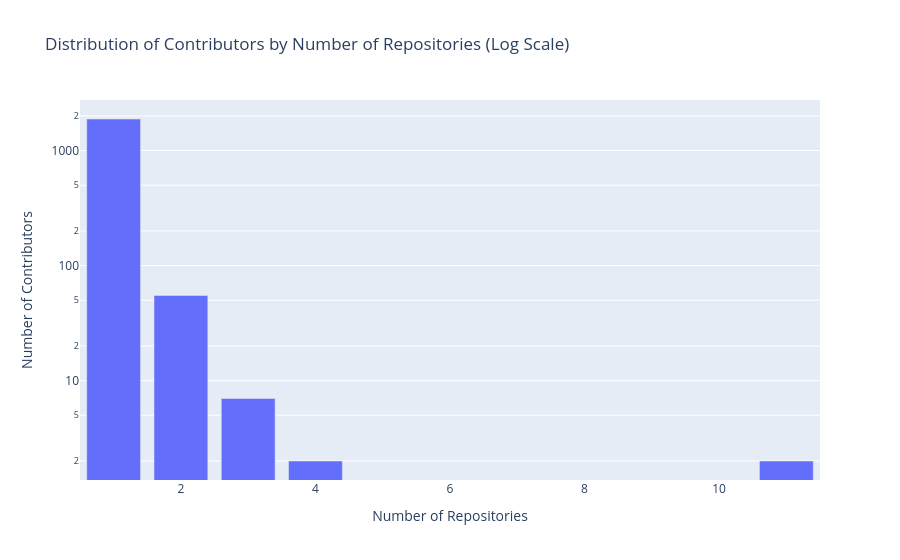
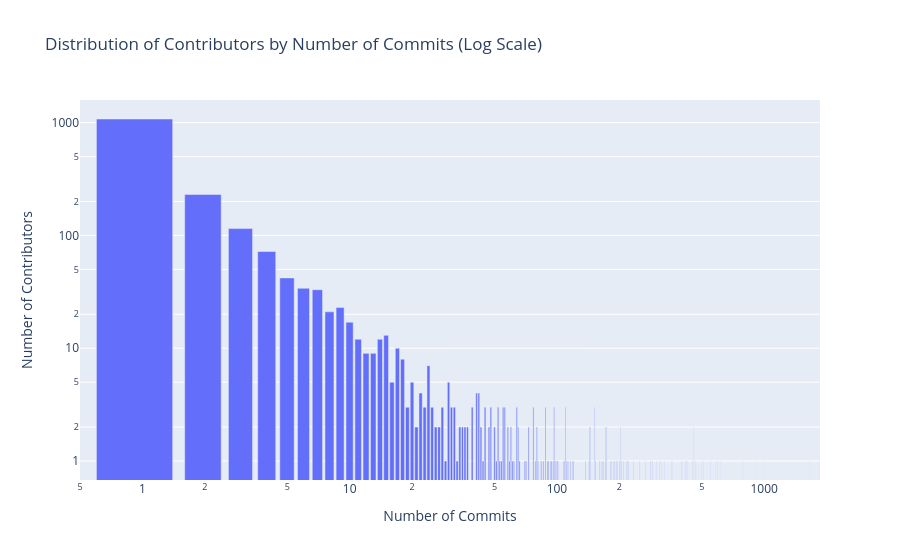

Notebook code for these charts, in order:
### Code cell
import plotly.express as px

# Load the JSON file
commits_file = f"{path_data}/commits.json"
df = pd.read_json(commits_file, lines=True)

# Group by contributor_id to find the number of unique repositories and total commits
contrib_repos = (
    df.groupby("contributor_id")["repository"]
    .nunique()
    .reset_index(name="num_repositories")
)
contrib_commits = (
    df.groupby("contributor_id")["repository"].count().reset_index(name="num_commits")
)

# Merge the two DataFrames to get a summary for each contributor
contrib_summary = pd.merge(contrib_repos, contrib_commits, on="contributor_id")

# Aggregate the data by the number of repositories and number of commits
repos_distribution = contrib_summary["num_repositories"].value_counts().reset_index()
repos_distribution.columns = ["num_repositories", "count"]

commits_distribution = contrib_summary["num_commits"].value_counts().reset_index()
commits_distribution.columns = ["num_commits", "count"]

# Create a bar chart for the number of repositories with log scale
fig_repos = px.bar(
    repos_distribution,
    x="num_repositories",
    y="count",
    title="Distribution of Contributors by Number of Repositories (Log Scale)",
    labels={
        "num_repositories": "Number of Repositories",
        "count": "Number of Contributors",
    },
    log_y=True,
)

# Create a bar chart for the number of commits with log scale
fig_commits = px.bar(
    commits_distribution,
    x="num_commits",
    y="count",
    title="Distribution of Contributors by Number of Commits (Log Scale)",
    labels={"num_commits": "Number of Commits", "count": "Number of Contributors"},
    log_x=True,
    log_y=True,
)

fig_repos.show()
fig_commits.show()

import ineqpy

# Calculate the Gini coefficient for the number of repositories
gini_repos = ineqpy.inequality.gini(repos_distribution["count"].values)
print(
    f"The Gini coefficient for the number of repositories across different contributors is {gini_repos}."
)

# Calculate the Gini coefficient for the number of commits
gini_commits = ineqpy.inequality.gini(commits_distribution["count"].values)
print(
    f"The Gini coefficient for the number of commits across different contributors is {gini_commits}."
)

### Figure 1 — Plotly figure (JSON) as saved in the notebook; plotly's stock layout.template omitted (floating-point values rounded to 4 significant figures)
{"data": [{"alignmentgroup": "True", "hovertemplate": "Number of Repositories=%{x}<br>Number of Contributors=%{y}<extra></extra>", "legendgroup": "", "marker": {"color": "#636efa", "pattern": {"shape": ""}}, "name": "", "offsetgroup": "", "orientation": "v", "showlegend": false, "textposition": "auto", "type": "bar", "x": [1, 2, 3, 4, 11], "xaxis": "x", "y": [1881, 55, 7, 2, 2], "yaxis": "y"}], "layout": {"barmode": "relative", "legend": {"tracegroupgap": 0}, "title": {"text": "Distribution of Contributors by Number of Repositories (Log Scale)"}, "xaxis": {"anchor": "y", "domain": [0, 1], "title": {"text": "Number of Repositories"}}, "yaxis": {"anchor": "x", "domain": [0, 1], "title": {"text": "Number of Contributors"}, "type": "log"}}}

### Figure 2 — Plotly figure (JSON) as saved in the notebook; plotly's stock layout.template omitted (floating-point values rounded to 4 significant figures; data arrays with more than 128 entries replaced by an {"elided": "..."} marker saying what was removed)
{"data": [{"alignmentgroup": "True", "hovertemplate": "Number of Commits=%{x}<br>Number of Contributors=%{y}<extra></extra>", "legendgroup": "", "marker": {"color": "#636efa", "pattern": {"shape": ""}}, "name": "", "offsetgroup": "", "orientation": "v", "showlegend": false, "textposition": "auto", "type": "bar", "x": {"elided": "142 int values"}, "xaxis": "x", "y": {"elided": "142 int values"}, "yaxis": "y"}], "layout": {"barmode": "relative", "legend": {"tracegroupgap": 0}, "title": {"text": "Distribution of Contributors by Number of Commits (Log Scale)"}, "xaxis": {"anchor": "y", "domain": [0, 1], "title": {"text": "Number of Commits"}, "type": "log"}, "yaxis": {"anchor": "x", "domain": [0, 1], "title": {"text": "Number of Contributors"}, "type": "log"}}}
